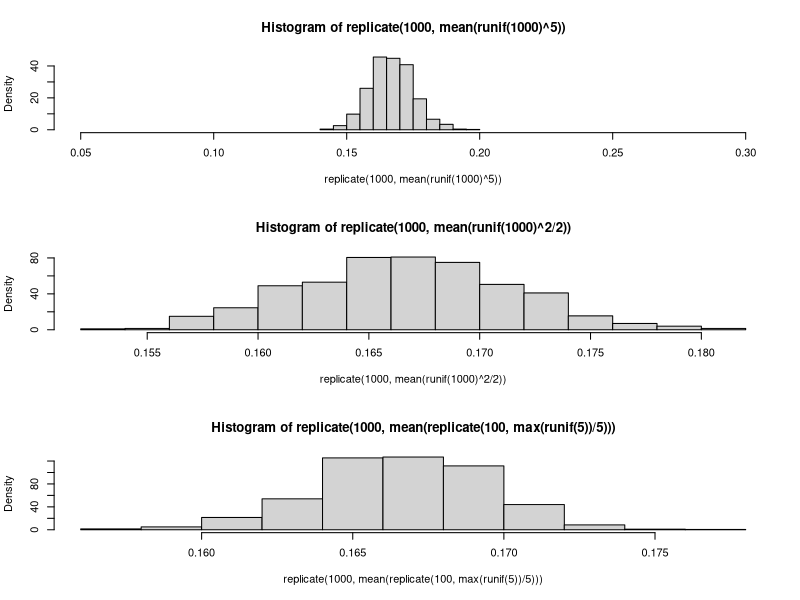

The R script that drew this image:
par(mfrow=c(3,1))
hist(replicate(1000, mean(runif(1000)^5)), pr=T, xlim=c(0.05,0.3))
hist(replicate(1000, mean(runif(1000)^2/2)), pr=T)
hist(replicate(1000,mean(replicate(100, max(runif(5))/5))), pr=T)